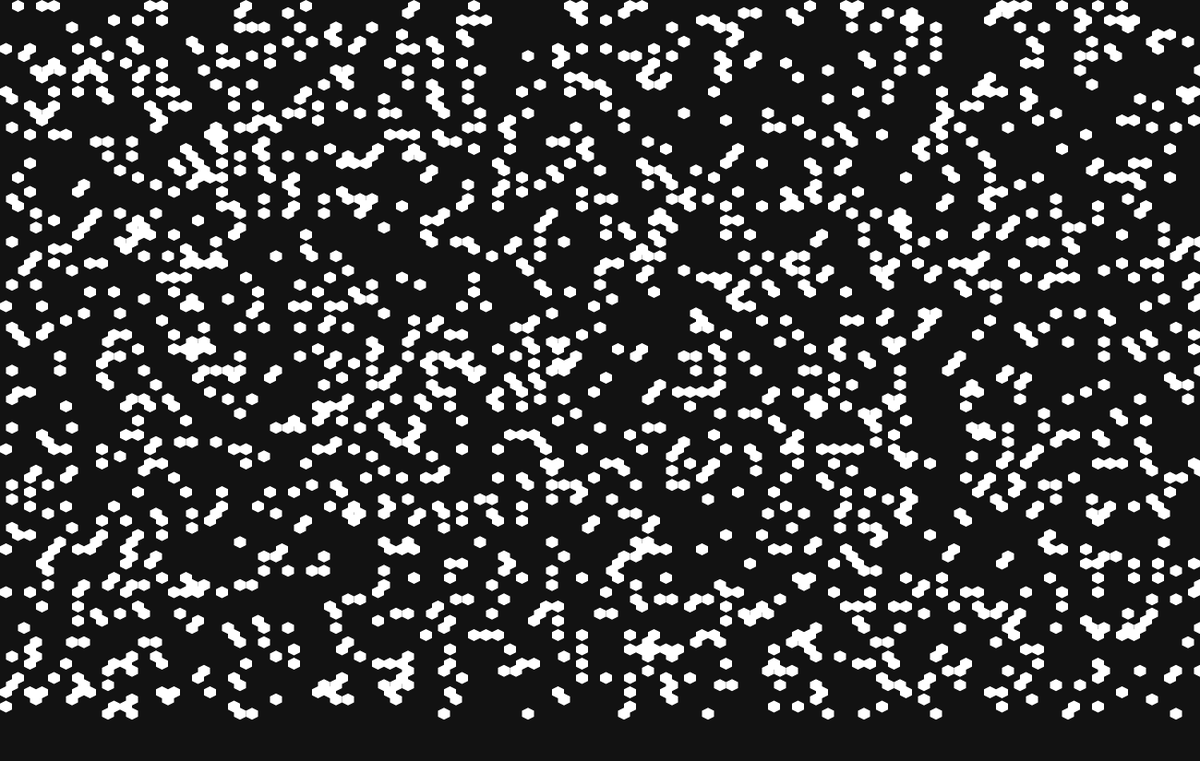
Frame 1 (no input)
Frame 60 (no input): identical to frame 1, image omitted
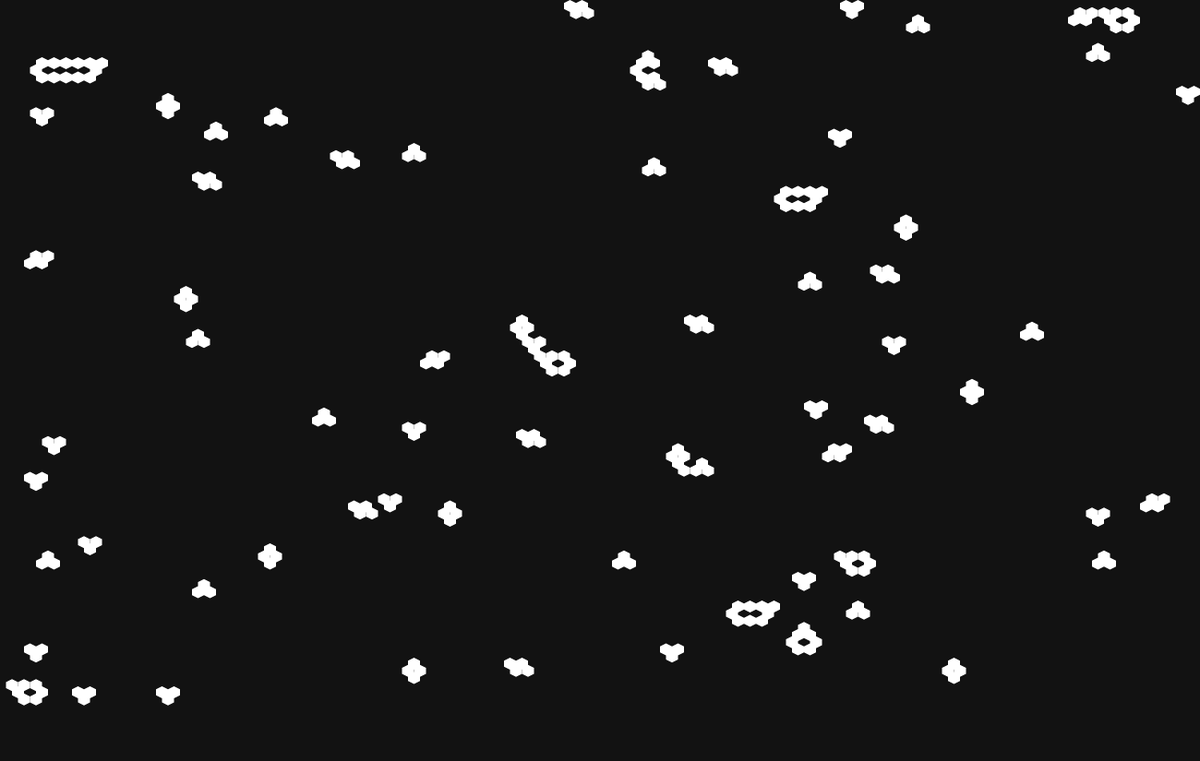
Frame 120 (the mouse pressed at the canvas centre since frame 60)

The p5.js sketch that drew these frames (run headless with seeded random() and noise() and a simulated clock; from frame 60 on, the mouse is pressed at the canvas centre):

// p5.js sketch
// ── sketch.js
const GRIDSIZE = 100;

const WINDOWSIZE = 1300;

let colourGrid;
let newGrid;

let cellSize = WINDOWSIZE / GRIDSIZE;
let half = cellSize / 2;
let quarter = cellSize / 4;

let optionSet = 1;

let refreshCounter = 60;

let ALIVE;
let DEAD;

let pause = false;
let doLoop = true;
let spacePressed = false;

const DEBUGMODE = false;

function make2DArray(cols, rows) {
  let arr = new Array(cols);
  for (let i = 0; i < arr.length; i++) {
    arr[i] = new Array(rows);
    for (let j = 0; j < arr[i].length; j++) {
      arr[i][j] = false;
    }
  }
  console.log(arr);
  return arr;
}

function getCenterCoord(x, y) {
  let r = new Array(2);
  r[0] = x * cellSize + (half * (y % 2 == 0 ? 1 : 2));
  r[1] = y * cellSize + (half) - (y * quarter) - y * 2;
  return r;
}

function lineTo(start, end) {
  if (!DEBUGMODE) {
    return;
  }
  pushMatrix();
  stroke(0, 0, 255, 64);
  strokeWeight(5);
  line(start[0], start[1], end[0], end[1]);
  popMatrix();
}

function textAt(coord, count) {
  pushMatrix();
  fill(255, 0, 0, 255);
  strokeWeight(5);
  textSize(10);
  textAlign(CENTER, CENTER);
  text(count, coord[0], coord[1]);
  popMatrix();
}

function checkAlive(x, y) {
  let aliveNeighbours = 0;
  /*
  x - 1 y x>0
  x + 1 y x<GRIDSIZE
  x y - 1 y>0
  x y + 1 y<GRIDSIZE
  x + 1 y - 1 x<GRIDSIZE y>0
  x + 1 y + 1 x<GRIDSIZE y<GRIDSIZE

  */
  let centerPos = getCenterCoord(x, y);
  if (x > 0) {
    if (colourGrid[x - 1][y]) {
      aliveNeighbours++;
      lineTo(centerPos, getCenterCoord(x - 1, y));
    }
  }
  if (x < GRIDSIZE - 1) {
    if (colourGrid[x + 1][y]) {
      aliveNeighbours++;
      lineTo(centerPos, getCenterCoord(x + 1, y));
    }
  }
  if (y > 0) {
    if (colourGrid[x][y - 1]) {
      aliveNeighbours++;
      lineTo(centerPos, getCenterCoord(x, y - 1));
    }
  }
  if (y < GRIDSIZE - 1) {
    if (colourGrid[x][y + 1]) {
      aliveNeighbours++;
      lineTo(centerPos, getCenterCoord(x, y + 1));
    }
  }
  if (y % 2 == 0) {
    if (x > 0 && y > 0) {
      if (colourGrid[x - 1][y - 1]) {
        aliveNeighbours++;
        lineTo(centerPos, getCenterCoord(x - 1, y - 1));
      }
    }
    if (x > 0 && y < GRIDSIZE - 1) {
      if (colourGrid[x - 1][y + 1]) {
        aliveNeighbours++;
        lineTo(centerPos, getCenterCoord(x - 1, y + 1));
      }
    }
  }
  else {
    if (x < GRIDSIZE - 1 && y > 0) {
      if (colourGrid[x + 1][y - 1]) {
        aliveNeighbours++;
        lineTo(centerPos, getCenterCoord(x + 1, y - 1));
      }
    }
    if (x < GRIDSIZE - 1 && y < GRIDSIZE - 1) {
      if (colourGrid[x + 1][y + 1]) {
        aliveNeighbours++;
        lineTo(centerPos, getCenterCoord(x + 1, y + 1));
      }
    }
  }
  if (DEBUGMODE) {
    textAt(centerPos, aliveNeighbours);
  }
  if (colourGrid[x][y]) {
    if (aliveNeighbours == 2 || aliveNeighbours == 3) {
      return true;
    }
    return false;
  }
  if (aliveNeighbours == 3) {
    return true;
  }
  return false;
}

function setColours() {
  for (let i = 0; i < GRIDSIZE; i++) {
    for (let j = 0; j < GRIDSIZE; j++) {
      colourGrid[i][j] = !colourGrid[i][j];
    }
  }
}

function buildStartingCells() {
  for (let i = 0; i < GRIDSIZE; i++) {
    for (let j = 0; j < GRIDSIZE; j++) {
      if (floor(random(100)) % 6 == 0) {
        colourGrid[i][j] = true;
      }
      else {
        colourGrid[i][j] = false;
      }
    }
  }
}

function setup() {
  createCanvas(1300, 825);
  frameRate(60);

  colourGrid = make2DArray(GRIDSIZE, GRIDSIZE);
  newGrid = make2DArray(GRIDSIZE, GRIDSIZE);

  ALIVE = color(255, 255, 255);
  DEAD = color(18, 18, 18);
  buildStartingCells();
}

function draw() {
  background(18);
  noStroke();
  for (let i = 0; i < GRIDSIZE; i++) {
    for (let j = 0; j < GRIDSIZE; j++) {

      let center = getCenterCoord(i, j);
      let x = center[0];
      let y = center[1];
      if (colourGrid[i][j]) {
        fill(ALIVE);
        beginShape();
        vertex(x, y - half);
        vertex(x + half, y - quarter);
        vertex(x + half, y + quarter);
        vertex(x, y + half);
        vertex(x - half, y + quarter);
        vertex(x - half, y - quarter);
        endShape();
      }
      // square(i * cellSize, j * cellSize, cellSize);

    }
  }
  if (!pause && doLoop)
    refreshCounter--;
  if (refreshCounter == 0) {
    if (DEBUGMODE) {
      refreshCounter = 1;
    }
    else {
      refreshCounter = 5;
    }
    for (let i = 0; i < GRIDSIZE; i++) {
      for (let j = 0; j < GRIDSIZE; j++) {
        newGrid[i][j] = checkAlive(i, j);
      }
    }
    colourGrid = newGrid;
  }
}


function keyPressed() {
  if (key == 'p') {
    exit();
  }
  if (key == 'r') {
    refreshCounter = 60;
    buildStartingCells();
  }
  if (key == ' ' && !spacePressed) {
    pause = !pause;
    if (!doLoop) {
      spacePressed = true;
      for (let i = 0; i < GRIDSIZE; i++) {
        for (let j = 0; j < GRIDSIZE; j++) {
          newGrid[i][j] = checkAlive(i, j);
        }
      }
      colourGrid = newGrid;
    }
  }
  if (key == 'l') {
    doLoop = !doLoop;
  }

  if (key == 'D') {
    DEBUGMODE = !DEBUGMODE;
  }
}

function keyReleased() {
  spacePressed = false;
}
